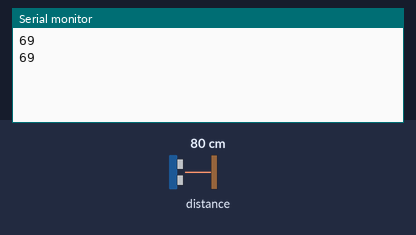
The sketch below on a simulated Arduino Uno, built with avr-gcc and run on an emulated ATmega328P. On the bench: the last lines printed to the serial monitor. Wiring (inferred from the names in the program): ultrasonic range finder: trigger pin 2; echo pin 0. The test bench sets the inputs (shaded band); at power-on: distance to the obstacle 80 cm. The echo pulse lasts 58.3 µs per cm.

Above: at 2.8 s.
2.9 s: distance to the obstacle set to 2 cm
At 5.0 s:
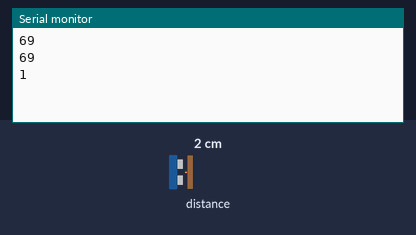
5.6 s: distance to the obstacle set to 4 cm
At 6.6 s:
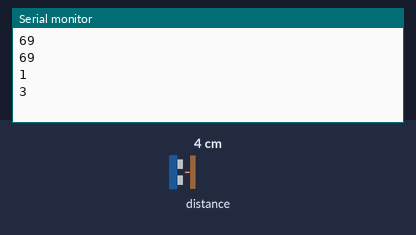
Timing chart, 0 to 8.6 s (numbered marks = the images above; inputs shaded):
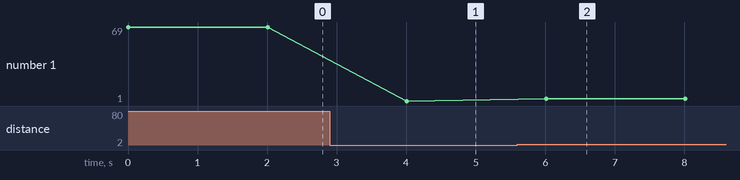

The sketch:

otto_nodeMCU_SRHC04.ino
```cpp
#define trig 2 //D4
#define echo 0 //D3

long tempo;
int dist;

void setup() {
  Serial.begin(9600);
  pinMode(trig, OUTPUT);
  pinMode(echo, INPUT);
}

void loop() {
  // double tempo, dist;
  digitalWrite(trig,LOW);
  delayMicroseconds(2);
  digitalWrite(trig,HIGH);
  delayMicroseconds(10);
  digitalWrite(trig,LOW);
  tempo = pulseIn(echo, HIGH);
  dist = (tempo/2)*0.03;
/*  if(dist < 400){
    Serial.println(dist);
  }
  */
  Serial.println(dist);
  delay(2000);
}
```

Measured:
- after the input at 2.9 s, the serial monitor: prints a new line after 1.1 s (image 1)
- after the input at 5.6 s, the serial monitor: prints a new line after 0.41 s (image 2)
- plotted number 1: 69 → 1 after the input at 2.9 s, 1 → 3 after the input at 5.6 s
